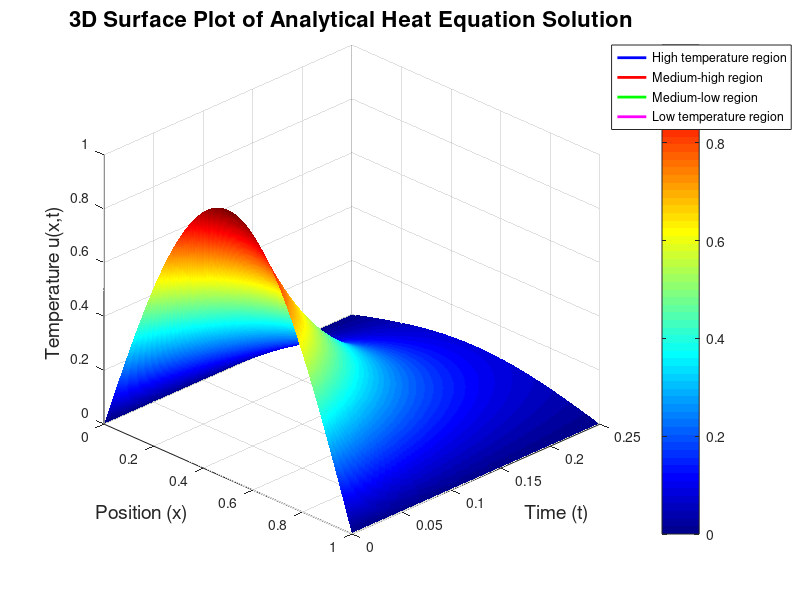

Here is the MATLAB script that generated this plot:
% Parameters
k = 1;

% Spatial and time grids
x = linspace(0, 1, 200);
t = linspace(0, 0.25, 200);
[X, T] = meshgrid(x, t);

% Analytical solution
U = sin(pi * X) .* exp(-k * (pi^2) * T);

% Create 3D surface plot
figure;
s = surf(X, T, U);
shading interp;
colormap jet;
colorbar;
hold on;

% ==== ADD LEGEND TRICK ====
% Create invisible plot handles for legend entries
p1 = plot3(nan, nan, nan, 'Color', 'b', 'LineWidth', 2);
p2 = plot3(nan, nan, nan, 'Color', 'r', 'LineWidth', 2);
p3 = plot3(nan, nan, nan, 'Color', 'g', 'LineWidth', 2);
p4 = plot3(nan, nan, nan, 'Color', 'm', 'LineWidth', 2);

legend([p1 p2 p3 p4], ...
    'High temperature region', ...
    'Medium-high region', ...
    'Medium-low region', ...
    'Low temperature region', ...
    'Location', 'northeastoutside');

% Labels & title
xlabel('Position (x)', 'FontSize', 14);
ylabel('Time (t)', 'FontSize', 14);
zlabel('Temperature u(x,t)', 'FontSize', 14);
title('3D Surface Plot of Analytical Heat Equation Solution', 'FontSize', 16);

grid on;
view(45, 30);
hold off;
